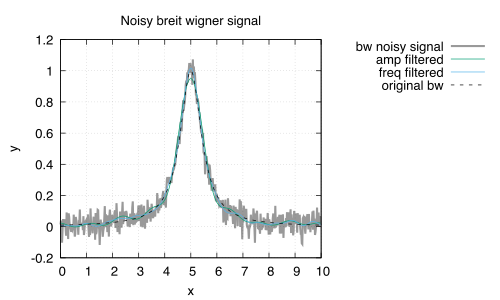

Write the gnuplot code that produced this figure.
set terminal pdfcairo enhanced font "Helvetica,14"
set output "breitwigner.pdf"

set title "Noisy breit wigner signal"
set xlabel "x"
set ylabel "y"
set grid
set key outside

plot \
    "breitwigner.dat" using 1:3 with lines linewidth 3 lc rgb "#99000000" title "bw noisy signal", \
    "breitwigner.dat" using 1:4 with lines title "amp filtered", \
    "breitwigner.dat" using 1:5 with lines title "freq filtered", \
    "breitwigner.dat" using 1:2 with lines dashtype 2 lc rgb "black" title "original bw"
